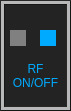
   <widget class="QFrame" name="frmOutputDisplay_2">
    <property name="geometry">
     <rect>
      <x>670</x>
      <y>740</y>
      <width>71</width>
      <height>111</height>
     </rect>
    </property>
    <property name="styleSheet">
     <string notr="true">background-color: rgb(35, 35, 35);</string>
    </property>
    <property name="frameShape">
     <enum>QFrame::Box</enum>
    </property>
    <property name="frameShadow">
     <enum>QFrame::Raised</enum>
    </property>
    <property name="lineWidth">
     <number>1</number>
    </property>
    <property name="midLineWidth">
     <number>3</number>
    </property>
    <widget class="QLabel" name="lblRFonOff_2">
     <property name="geometry">
      <rect>
       <x>10</x>
       <y>60</y>
       <width>51</width>
       <height>31</height>
      </rect>
     </property>
     <property name="styleSheet">
      <string notr="true">color: rgb(0, 170, 255);
font: 75 10pt &quot;MS Shell Dlg 2&quot;;</string>
     </property>
     <property name="text">
      <string>RF     ON/OFF</string>
     </property>
     <property name="alignment">
      <set>Qt::AlignCenter</set>
     </property>
     <property name="wordWrap">
      <bool>true</bool>
     </property>
    </widget>
    <widget class="QLabel" name="lblKJL2_OutputOn">
     <property name="geometry">
      <rect>
       <x>10</x>
       <y>30</y>
       <width>16</width>
       <height>16</height>
      </rect>
     </property>
     <property name="styleSheet">
      <string notr="true">background-color:  gray;</string>
     </property>
     <property name="text">
      <string/>
     </property>
    </widget>
    <widget class="QLabel" name="lblKJL2_OutputOff">
     <property name="geometry">
      <rect>
       <x>40</x>
       <y>30</y>
       <width>16</width>
       <height>16</height>
      </rect>
     </property>
     <property name="styleSheet">
      <string notr="true">background-color:  rgb(0, 170, 255);</string>
     </property>
     <property name="text">
      <string/>
     </property>
    </widget>
   </widget>
